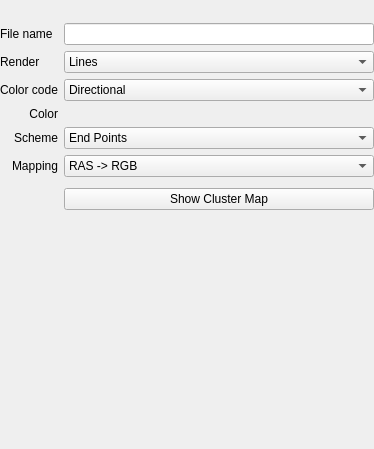
<?xml version="1.0" encoding="UTF-8"?>
<ui version="4.0">
 <class>PanelTrack</class>
 <widget class="QScrollArea" name="PanelTrack">
  <property name="geometry">
   <rect>
    <x>0</x>
    <y>0</y>
    <width>374</width>
    <height>449</height>
   </rect>
  </property>
  <property name="windowTitle">
   <string>ScrollArea</string>
  </property>
  <property name="frameShape">
   <enum>QFrame::NoFrame</enum>
  </property>
  <property name="widgetResizable">
   <bool>true</bool>
  </property>
  <widget class="QWidget" name="scrollAreaWidgetContents">
   <property name="geometry">
    <rect>
     <x>0</x>
     <y>0</y>
     <width>374</width>
     <height>449</height>
    </rect>
   </property>
   <layout class="QVBoxLayout" name="verticalLayout">
    <property name="leftMargin">
     <number>0</number>
    </property>
    <property name="topMargin">
     <number>0</number>
    </property>
    <property name="rightMargin">
     <number>0</number>
    </property>
    <property name="bottomMargin">
     <number>0</number>
    </property>
    <item>
     <layout class="QVBoxLayout" name="verticalLayoutToolbar">
      <property name="spacing">
       <number>0</number>
      </property>
      <property name="leftMargin">
       <number>0</number>
      </property>
      <property name="bottomMargin">
       <number>0</number>
      </property>
      <item>
       <widget class="QToolBar" name="toolbar">
        <property name="iconSize">
         <size>
          <width>24</width>
          <height>24</height>
         </size>
        </property>
        <property name="floatable">
         <bool>false</bool>
        </property>
       </widget>
      </item>
     </layout>
    </item>
    <item>
     <layout class="QGridLayout" name="gridLayout">
      <item row="2" column="0">
       <widget class="QLabel" name="label_2">
        <property name="text">
         <string>Render</string>
        </property>
       </widget>
      </item>
      <item row="4" column="0">
       <widget class="QLabel" name="labelSolidColor">
        <property name="text">
         <string>Color</string>
        </property>
        <property name="alignment">
         <set>Qt::AlignRight|Qt::AlignTrailing|Qt::AlignVCenter</set>
        </property>
       </widget>
      </item>
      <item row="6" column="0">
       <widget class="QLabel" name="labelDirectionMapping">
        <property name="text">
         <string>Mapping</string>
        </property>
        <property name="alignment">
         <set>Qt::AlignRight|Qt::AlignTrailing|Qt::AlignVCenter</set>
        </property>
       </widget>
      </item>
      <item row="3" column="0">
       <widget class="QLabel" name="label">
        <property name="text">
         <string>Color code</string>
        </property>
       </widget>
      </item>
      <item row="2" column="1">
       <widget class="QComboBox" name="comboBoxRenderRep">
        <item>
         <property name="text">
          <string>Lines</string>
         </property>
        </item>
        <item>
         <property name="text">
          <string>Tubes (Slow!)</string>
         </property>
        </item>
       </widget>
      </item>
      <item row="5" column="1">
       <widget class="QComboBox" name="comboBoxDirectionScheme">
        <item>
         <property name="text">
          <string>End Points</string>
         </property>
        </item>
        <item>
         <property name="text">
          <string>Mid Segment</string>
         </property>
        </item>
        <item>
         <property name="text">
          <string>Every Segment</string>
         </property>
        </item>
       </widget>
      </item>
      <item row="6" column="1">
       <widget class="QComboBox" name="comboBoxDirectionMapping">
        <item>
         <property name="text">
          <string>RAS -&gt; RGB</string>
         </property>
        </item>
        <item>
         <property name="text">
          <string>RAS -&gt; RBG</string>
         </property>
        </item>
        <item>
         <property name="text">
          <string>RAS -&gt; GRB</string>
         </property>
        </item>
        <item>
         <property name="text">
          <string>RAS -&gt; GBR</string>
         </property>
        </item>
        <item>
         <property name="text">
          <string>RAS -&gt; BRG</string>
         </property>
        </item>
        <item>
         <property name="text">
          <string>RAS -&gt; BGR</string>
         </property>
        </item>
       </widget>
      </item>
      <item row="1" column="0">
       <widget class="QLabel" name="labelFileName">
        <property name="text">
         <string>File name</string>
        </property>
       </widget>
      </item>
      <item row="5" column="0">
       <widget class="QLabel" name="labelDirectionScheme">
        <property name="text">
         <string>Scheme</string>
        </property>
        <property name="alignment">
         <set>Qt::AlignRight|Qt::AlignTrailing|Qt::AlignVCenter</set>
        </property>
       </widget>
      </item>
      <item row="4" column="1">
       <layout class="QHBoxLayout" name="horizontalLayout">
        <item>
         <widget class="QtColorPicker" name="colorPickerSolidColor" native="true"/>
        </item>
        <item>
         <spacer name="horizontalSpacer">
          <property name="orientation">
           <enum>Qt::Horizontal</enum>
          </property>
          <property name="sizeHint" stdset="0">
           <size>
            <width>0</width>
            <height>0</height>
           </size>
          </property>
         </spacer>
        </item>
       </layout>
      </item>
      <item row="8" column="1">
       <widget class="QPushButton" name="pushButtonShowClusterMap">
        <property name="text">
         <string>Show Cluster Map</string>
        </property>
       </widget>
      </item>
      <item row="1" column="1">
       <widget class="QLineEdit" name="lineEditFileName">
        <property name="readOnly">
         <bool>true</bool>
        </property>
       </widget>
      </item>
      <item row="3" column="1">
       <widget class="QComboBox" name="comboBoxColorCode">
        <item>
         <property name="text">
          <string>Directional</string>
         </property>
        </item>
        <item>
         <property name="text">
          <string>Solid Color</string>
         </property>
        </item>
        <item>
         <property name="text">
          <string>Embedded Color</string>
         </property>
        </item>
       </widget>
      </item>
      <item row="7" column="1">
       <spacer name="verticalSpacer_2">
        <property name="orientation">
         <enum>Qt::Vertical</enum>
        </property>
        <property name="sizeType">
         <enum>QSizePolicy::Fixed</enum>
        </property>
        <property name="sizeHint" stdset="0">
         <size>
          <width>5</width>
          <height>5</height>
         </size>
        </property>
       </spacer>
      </item>
     </layout>
    </item>
    <item>
     <spacer name="verticalSpacer">
      <property name="orientation">
       <enum>Qt::Vertical</enum>
      </property>
      <property name="sizeHint" stdset="0">
       <size>
        <width>0</width>
        <height>240</height>
       </size>
      </property>
     </spacer>
    </item>
   </layout>
  </widget>
 </widget>
 <customwidgets>
  <customwidget>
   <class>QtColorPicker</class>
   <extends>QWidget</extends>
   <header>qtcolorpicker.h</header>
   <container>1</container>
   <slots>
    <signal>colorChanged(QColor)</signal>
    <signal>currentColorChanged(QColor)</signal>
   </slots>
  </customwidget>
 </customwidgets>
 <resources/>
 <connections/>
</ui>
